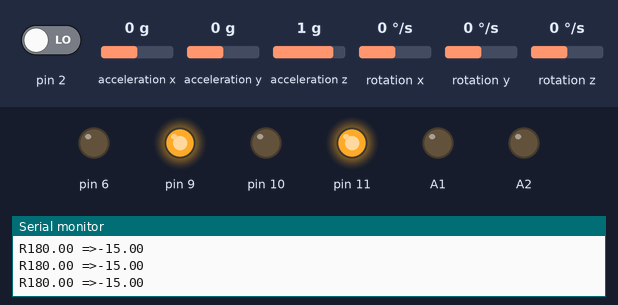
A sketch run on a simulated Arduino Uno, built with avr-gcc and run on an emulated ATmega328P. Shown: output pins drawn as LEDs (lit = HIGH), the last lines printed to the serial monitor. The test bench sets the inputs (shaded band); at power-on: acceleration x 0 g, pin 2 LOW, acceleration y 0 g, acceleration z 1 g, rotation x 0 °/s, rotation y 0 °/s, rotation z 0 °/s. The sensor or clock chip raises its interrupt line as the real part does.

Above: at 1.7 s.
1.8 s: acceleration x set to -1.4 g
At 3.2 s:
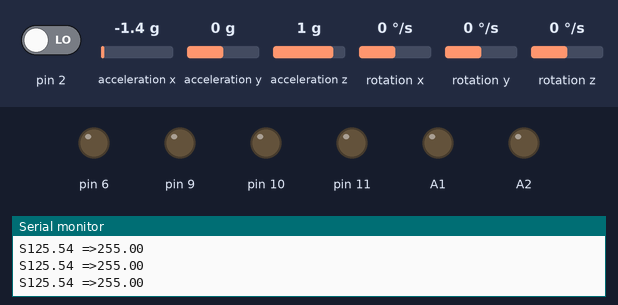
4.8 s: acceleration x set to -0.7 g
6.3 s: acceleration x set to -0.4 g
At 7.5 s:
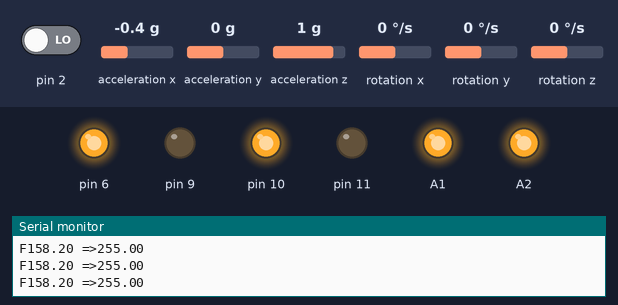
7.8 s: acceleration x set to -0.8 g
At 8.6 s:
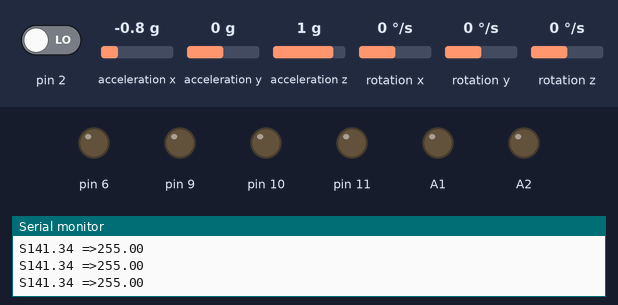
Timing chart, 0 to 10.3 s (numbered marks = the images above; inputs shaded):
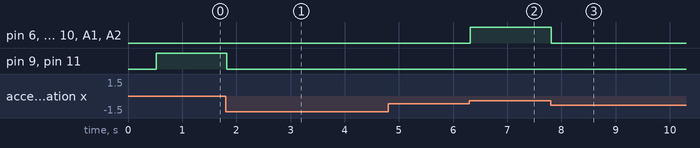

Measured:
- the behaviour switches between -0.6 and -0.5 g on acceleration x (found by bisection; images 1 and 2)
- after the input at 1.8 s, pin 9, pin 11: HIGH → LOW at once
- after the input at 6.3 s, pin 6, pin 10, A1, A2: LOW → HIGH at once
- after the input at 7.8 s, pin 6, pin 10, A1, A2: HIGH → LOW at once

The sketch:

sketch_sep28a.ino
```cpp
/*Arduino Self Balancing Robot
 * Code by: B.Aswinth Raj
 * Build on top of Lib: https://github.com/jrowberg/i2cdevlib/tree/master/Arduino/MPU6050
 * Website: circuitdigest.com
 */
#include "I2Cdev.h"
#include <PID_v1.h> //From https://github.com/br3ttb/Arduino-PID-Library/blob/master/PID_v1.h
#include "MPU6050_6Axis_MotionApps20.h" //https://github.com/jrowberg/i2cdevlib/tree/master/Arduino/MPU6050
MPU6050 mpu;
// MPU control/status vars
bool dmpReady = false;  // set true if DMP init was successful
uint8_t mpuIntStatus;   // holds actual interrupt status byte from MPU
uint8_t devStatus;      // return status after each device operation (0 = success, !0 = error)
uint16_t packetSize;    // expected DMP packet size (default is 42 bytes)
uint16_t fifoCount;     // count of all bytes currently in FIFO
uint8_t fifoBuffer[64]; // FIFO storage buffer
// orientation/motion vars
Quaternion q;           // [w, x, y, z]         quaternion container
VectorFloat gravity;    // [x, y, z]            gravity vector
float ypr[3];           // [yaw, pitch, roll]   yaw/pitch/roll container and gravity vector
/*********Tune these 4 values for your BOT*********/
double setpoint= 179; //set the value when the bot is perpendicular to ground using serial monitor.
//Read the project documentation on circuitdigest.com to learn how to set these values
double Kp = 15; //Set this first 20
double Kd = 0; //Set this secound   3
double Ki = 0; //Finally set this
/******End of values setting*********/
double input, output;
PID pid(&input, &output, &setpoint, Kp, Ki, Kd, DIRECT);
volatile bool mpuInterrupt = false;     // indicates whether MPU interrupt pin has gone high
void dmpDataReady()
{
    mpuInterrupt = true;
}
void setup() {
  Serial.begin(115200);
  Wire.begin();
  // initialize device
    Serial.println("Initializing I2C devices...");
    mpu.initialize();
     // verify connection
    Serial.println(F("Testing device connections..."));
    Serial.println(mpu.testConnection() ? F("MPU6050 connection successful") : F("MPU6050 connection failed"));
    // load and configure the DMP
    devStatus = mpu.dmpInitialize();
    // supply your own gyro offsets here, scaled for min sensitivity
    //mpu.setXGyroOffset(220);
    //mpu.setYGyroOffset(76);
    //mpu.setZGyroOffset(-85);
    //mpu.setZAccelOffset(1688);
     mpu.setXGyroOffset(120); //-479
    mpu.setYGyroOffset(-4);   //84
    mpu.setZGyroOffset(48);   //15
    mpu.setZAccelOffset(9322);   //1638
      // make sure it worked (returns 0 if so)
    if (devStatus == 0)
    {
        // turn on the DMP, now that it's ready
        Serial.println(F("Enabling DMP..."));
        mpu.setDMPEnabled(true);
        // enable Arduino interrupt detection
        Serial.println(F("Enabling interrupt detection (Arduino external interrupt 0)..."));
        attachInterrupt(digitalPinToInterrupt(2), dmpDataReady, RISING);
        mpuIntStatus = mpu.getIntStatus();
        // set our DMP Ready flag so the main loop() function knows it's okay to use it
        Serial.println(F("DMP ready! Waiting for first interrupt..."));
        dmpReady = true;
        // get expected DMP packet size for later comparison
        packetSize = mpu.dmpGetFIFOPacketSize();
        //setup PID
        pid.SetMode(AUTOMATIC);
        pid.SetSampleTime(10);
        pid.SetOutputLimits(-255, 255);
    }
    else
    {
        // ERROR!
        // 1 = initial memory load failed
        // 2 = DMP configuration updates failed
        // (if it's going to break, usually the code will be 1)
        Serial.print(F("DMP Initialization failed (code "));
        Serial.print(devStatus);
        Serial.println(F(")"));
    }
//Initialise the Motor outpu pins
    pinMode (6, OUTPUT);
    pinMode (9, OUTPUT);
    pinMode (10, OUTPUT);
    pinMode (11, OUTPUT);
     pinMode (A1, OUTPUT);
      pinMode (A2, OUTPUT);
//By default turn off both the motors
    digitalWrite(6,0);
    digitalWrite(9,0);
    digitalWrite(10,0);
    digitalWrite(11,0);
    analogWrite(A1,0);
    analogWrite(A2,0);
}
void loop() {
    // if programming failed, don't try to do anything
    if (!dmpReady) return;
    // wait for MPU interrupt or extra packet(s) available
    while (!mpuInterrupt && fifoCount < packetSize)
    {
        //no mpu data - performing PID calculations and output to motors
        pid.Compute();

        //Print the value of Input and Output on serial monitor to check how it is working.
       Serial.print(input); Serial.print(" =>"); Serial.println(output);
        if (input>150 && input<200){//If the Bot is falling
        if (output>0) //Falling towards front
        Forward(); //Rotate the wheels forward
        else if (output<0) //Falling towards back
        Reverse(); //Rotate the wheels backward
        }
        else //If Bot not falling
        Stop(); //Hold the wheels still
    }
    // reset interrupt flag and get INT_STATUS byte
    mpuInterrupt = false;
    mpuIntStatus = mpu.getIntStatus();
    // get current FIFO count
    fifoCount = mpu.getFIFOCount();
    // check for overflow (this should never happen unless our code is too inefficient)
    if ((mpuIntStatus & 0x10) || fifoCount == 1024)
    {
        // reset so we can continue cleanly
        mpu.resetFIFO();
        Serial.println(F("FIFO overflow!"));
    // otherwise, check for DMP data ready interrupt (this should happen frequently)
    }
    else if (mpuIntStatus & 0x02)
    {
        // wait for correct available data length, should be a VERY short wait
       while (fifoCount < packetSize) fifoCount = mpu.getFIFOCount();


        // read a packet from FIFO
        mpu.getFIFOBytes(fifoBuffer, packetSize);
        // track FIFO count here in case there is > 1 packet available
        // (this lets us immediately read more without waiting for an interrupt)
        fifoCount -= packetSize;
        mpu.dmpGetQuaternion(&q, fifoBuffer); //get value for q
        mpu.dmpGetGravity(&gravity, &q); //get value for gravity
        mpu.dmpGetYawPitchRoll(ypr, &q, &gravity); //get value for ypr
        input = ypr[1] * 180/M_PI + 180;
   }
}
void Forward() //Code to rotate the wheel forward
{
    digitalWrite(6,1);
    digitalWrite(9,0);
    digitalWrite(10,1);
    digitalWrite(11,0);
    analogWrite(A1,output);
    analogWrite(A2,output);
   Serial.print("F"); //Debugging information
}

void Stop() //Code to stop both the wheels
{
    digitalWrite(6,0);
    digitalWrite(9,0);
    digitalWrite(10,0);
    digitalWrite(11,0);
    analogWrite(A1,0);
    analogWrite(A2,0);
     Serial.print("S");
}
void Reverse(){
    digitalWrite(6,0);
    digitalWrite(9,1);
    digitalWrite(10,0);
    digitalWrite(11,1);
    analogWrite(A1,output*-1);
    analogWrite(A2,output*-1);
    Serial.print("R");
}
```
